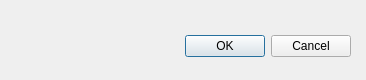
<?xml version="1.0" encoding="UTF-8"?>
<ui version="4.0">
 <class>DialogSerial</class>
 <widget class="QDialog" name="DialogSerial">
  <property name="geometry">
   <rect>
    <x>0</x>
    <y>0</y>
    <width>366</width>
    <height>80</height>
   </rect>
  </property>
  <property name="windowTitle">
   <string>Dialog</string>
  </property>
  <widget class="QDialogButtonBox" name="buttonBox">
   <property name="geometry">
    <rect>
     <x>10</x>
     <y>30</y>
     <width>341</width>
     <height>32</height>
    </rect>
   </property>
   <property name="orientation">
    <enum>Qt::Horizontal</enum>
   </property>
   <property name="standardButtons">
    <set>QDialogButtonBox::Cancel|QDialogButtonBox::Ok</set>
   </property>
  </widget>
 </widget>
 <resources/>
 <connections>
  <connection>
   <sender>buttonBox</sender>
   <signal>accepted()</signal>
   <receiver>DialogSerial</receiver>
   <slot>accept()</slot>
   <hints>
    <hint type="sourcelabel">
     <x>248</x>
     <y>254</y>
    </hint>
    <hint type="destinationlabel">
     <x>157</x>
     <y>274</y>
    </hint>
   </hints>
  </connection>
  <connection>
   <sender>buttonBox</sender>
   <signal>rejected()</signal>
   <receiver>DialogSerial</receiver>
   <slot>reject()</slot>
   <hints>
    <hint type="sourcelabel">
     <x>316</x>
     <y>260</y>
    </hint>
    <hint type="destinationlabel">
     <x>286</x>
     <y>274</y>
    </hint>
   </hints>
  </connection>
 </connections>
</ui>
